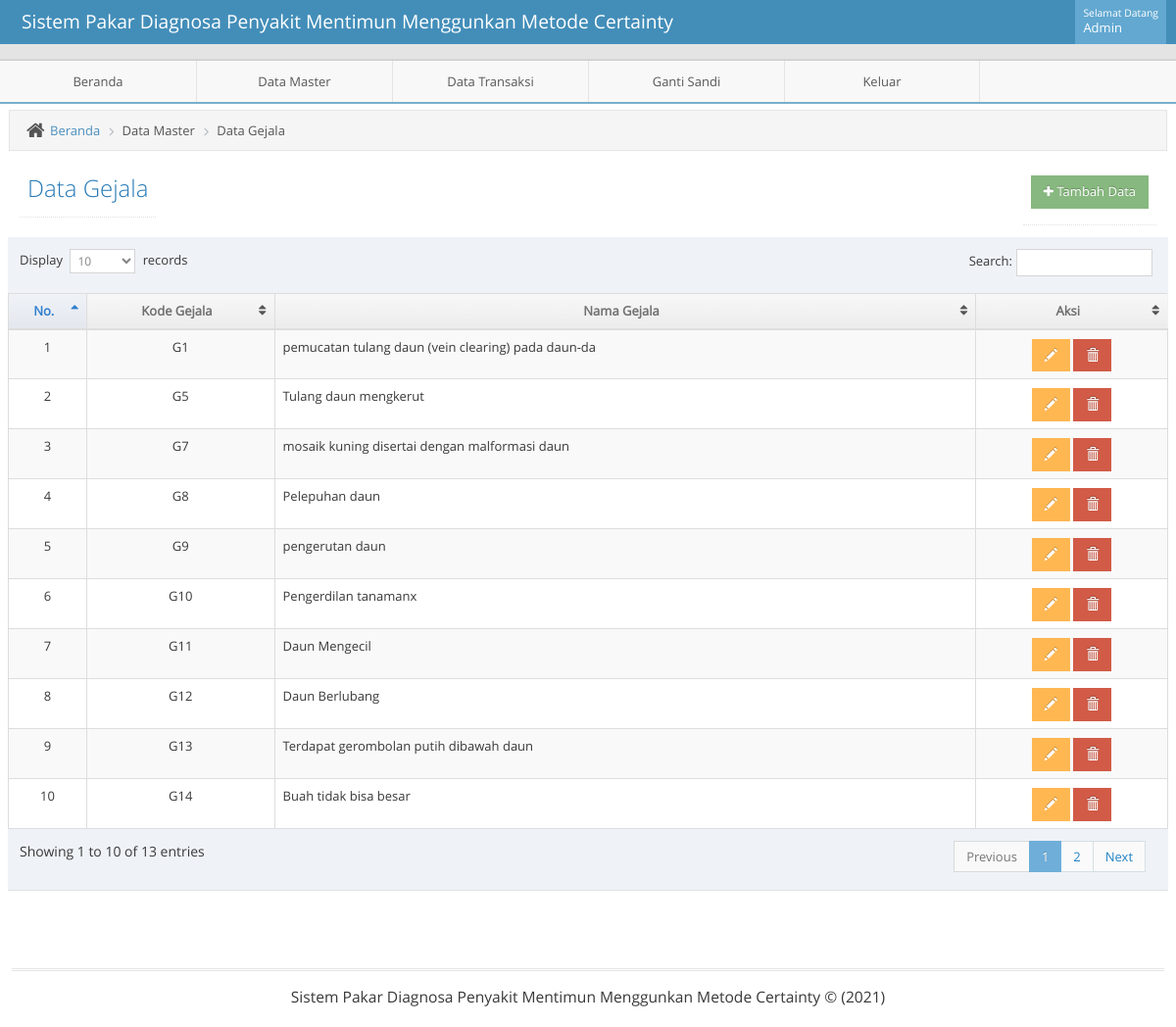
Screenshot of /admin/adminmainapp.php?unit=gejala_unit&act=datagrid (signed in) with the database file from the repository.
### tables this page shows
CREATE TABLE `t_gejala` (
  `kode_gejala` int(11) NOT NULL,
  `nm_gejala` varchar(50) NOT NULL,
  `kd_gejala` varchar(11) NOT NULL
);

### admin/unit/gejala_unit.php (the view, shortened to what this page needs)
<?php
$act = $_GET['act'];
switch($act){
    case "datagrid":
        ?>
<?php
include("../admin/leftbar.php");
?>
<div class="main-content">
    <div class="main-content-inner">
	<div class="breadcrumbs ace-save-state" id="breadcrumbs">
            <ul class="breadcrumb">
                <li>
                    <i class="ace-icon fa fa-home home-icon"></i>
                    <a href="adminmainapp.php?unit=dashboard">Beranda</a>
                </li>
                <li>Data Master</li>
		<li>Data Gejala</li>
            </ul>
	</div>
        <div class="page-content">
             <div class="page-header pull-left">
                <h1>Data Gejala
                </h1>
            </div>
			 <div class="page-header pull-right">
                 <h1>
                    <a href="?unit=gejala_unit&act=input">
                        <button class="btn btn-sm btn-success"><i class="fa fa-plus"></i> Tambah Data</button>
                    </a>
                </h1>
            </div>
            <div class="row">
                <div class="col-xs-12">
                    <div class="row">
                        <div class="box box-primary">
                            <div class="box-body table-responsive padding">
                              <table id="datatable" class="table table-striped table-bordered table-hover">
                                <thead>
                                    <tr>
                                        <th style="text-align: center">No.</th>
                                        <th style="text-align: center">Kode Gejala</th>
                                        <th style="text-align: center">Nama Gejala</th>
                                        <th style="text-align: center">Aksi</th>
                                    </tr>
                                </thead>
                                <tbody>
                                    <?php $no=1;
                                    $qdatagrid =" SELECT * FROM t_gejala ";
                                    $rdatagrid = mysqli_query($mysqli, $qdatagrid);
                                    while($ddatagrid=mysqli_fetch_assoc($rdatagrid)) {
                                        echo "
                                        <tr>
                                             <td style= text-align:center>$no</td>
                                             <td style= text-align:center  >$ddatagrid[kd_gejala]</td>
                                             <td style= text-align:left  >$ddatagrid[nm_gejala]</td>
                                             <td style=text-align:center>
                                                 <a href=?unit=gejala_unit&act=update&kd_gejala=$ddatagrid[kd_gejala] class='btn btn-sm btn-warning glyphicon glyphicon-pencil' ></a>
                                                 <a href=?unit=gejala_unit&act=delete&kd_gejala=$ddatagrid[kd_gejala] class='btn btn-sm btn-danger glyphicon glyphicon-trash' onclick='return confirm(\"Yakin Akan Menghapus Data?\")'></a>
                                             </td>
                                        </tr>
                                        ";
                                        $no++;
                                     }
                                     ?>
                                </tbody>
                                </table>
                            </div>
                        </div>
                    </div>
                </div>
            </div>
        </div>
    </div>
</div>
<?php
include("../admin/footer.php");
?>
	</body>
</html>
 <?php
        break;
            ?>
 <?php
}

### css/tentang/style.css (style rules this page uses)
html { font-family:sans-serif; -ms-text-size-adjust:100%; -webkit-text-size-adjust:100% }
body { margin:0 }
a { background-color:transparent }
h1 { font-size:2em; margin:.67em 0 }
button,input,optgroup,select,textarea { color:inherit; font:inherit; margin:0 }
button { overflow:visible }
button,select { text-transform:none }
button,html input[type=button],input[type=reset],input[type=submit] { -webkit-appearance:button; cursor:pointer }
table { border-collapse:collapse; border-spacing:0 }
td,th { padding:0 }
.border-box,article,body,code,dd,div,dl,dt,fieldset,footer,form,header,html,input[type=email],input[type=password],input[type=tel],input[type=text],input[type=url],li,main,ol,p,pre,section,textarea,ul { box-sizing:border-box }

### rows the page displays
t_gejala: kd_gejala "G1", nm_gejala "pemucatan tulang daun (vein clearing) pada daun-da"
t_gejala: kd_gejala "G5", nm_gejala "Tulang daun mengkerut"
t_gejala: kd_gejala "G7", nm_gejala "mosaik kuning disertai dengan malformasi daun"
t_gejala: kd_gejala "G8", nm_gejala "Pelepuhan daun"
t_gejala: kd_gejala "G9", nm_gejala "pengerutan daun"
t_gejala: kd_gejala "G10", nm_gejala "Pengerdilan tanamanx"
t_gejala: kd_gejala "G11", nm_gejala "Daun Mengecil"
t_gejala: kd_gejala "G12", nm_gejala "Daun Berlubang"
t_gejala: kd_gejala "G13", nm_gejala "Terdapat gerombolan putih dibawah daun"
t_gejala: kd_gejala "G14", nm_gejala "Buah tidak bisa besar"
